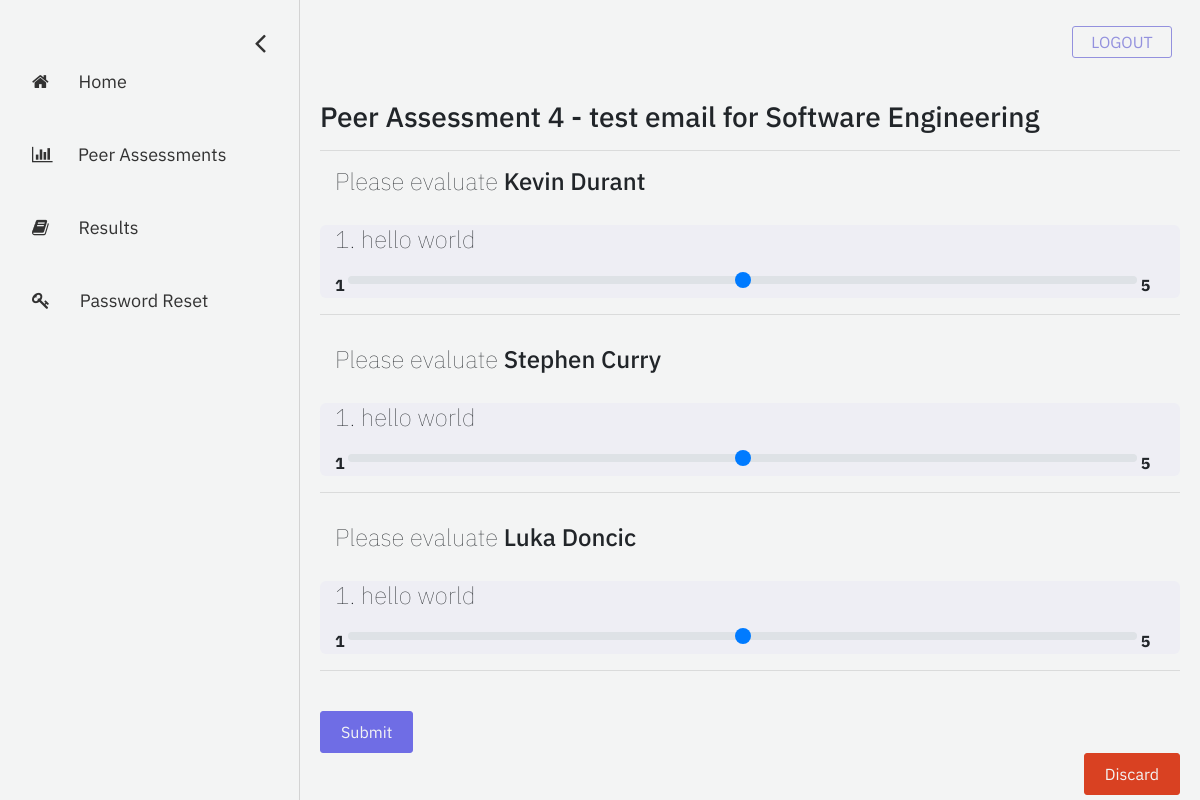
The page /student/answer-assessment/11/ (signed in) on the database its author committed.
### assessment/models.py (models this page shows, shortened)
class Assessment(models.Model):
    name = models.CharField("assessment name", max_length=255)
    description = models.TextField("description", max_length=512, blank=True)
    date_created = models.DateTimeField("date created", auto_now_add=True)
    start_date = models.DateField("start date")
    end_date = models.DateField("end date")
    open_status = models.BooleanField("open status", default=True)
    course = models.ForeignKey(Course, on_delete=models.CASCADE) # the course that this peer review belongs to
    questions = models.ManyToManyField(Question) # a set of Questions under this assessment
    result_sets = models.ManyToManyField(Result_set) # a set of Result_sets under this assessment
    completed_students = models.ManyToManyField(User, related_name="completed_students") # a set of Users who have completed this assessment

class Question(models.Model):
    TYPE_TEXT = 'Text'
    TYPE_Rating = 'Rating'
    ANSWER_TYPE = (
        (TYPE_TEXT, "Text"),
        (TYPE_Rating, "Rating"),
    )
    question_text = models.CharField(max_length=500)
    type_answer = models.CharField(max_length=6, choices=ANSWER_TYPE, default=TYPE_Rating)

### registration/models.py (models this page shows, shortened)
class Course(models.Model):
    course_name = models.CharField("course name", max_length=60)
    course_code = models.IntegerField("course code")
    section_number = models.SmallIntegerField("section number")
    year = models.SmallIntegerField("year of realization")
    semester_choices = (
        ('S', 'Spring'),
        ('F', 'Fall'),
    )
    semester = models.CharField("semester of realization", max_length = 1, choices = semester_choices)
    professors = models.ManyToManyField(User)
    students = models.ManyToManyField(User, related_name="students")

### account/models.py (models this page shows, shortened)
class User(AbstractBaseUser, PermissionsMixin):
    email = models.EmailField(
        verbose_name=_('email address'), max_length=255, unique=True
    )
    first_name = models.CharField(_('first name'), max_length=30, blank=True)
    last_name = models.CharField(_('last name'), max_length=150, blank=True)
    iris_roll = models.CharField(max_length = 8, unique=True)
    is_student = models.BooleanField(
        _('student status'),
        default=False,
        help_text=_(
            'Shows whether this user is a student. '
        ),
    )
    is_instructor = models.BooleanField(
        _('instructor status'),
        default=False,
        help_text=_(
            'Shows whether this user is a instructor. '
        ),
    )
    is_active = models.BooleanField(
        _('active'),
        default=True,
        help_text=_(
            'Designates whether this user should be treated as active. '
            'Unselect this instead of deleting accounts.'
        ),
    )
    is_staff = models.BooleanField(
        _('admin status'),
        default=False,
        help_text=_(
            'Designates whether the user can log into this admin site.'
        ),
    )
    date_joined = models.DateTimeField(
        _('date joined'), default=timezone.now
    )
    objects = UserManager()
    USERNAME_FIELD = 'email'
    REQUIRED_FIELDS = ['first_name', 'last_name', 'iris_roll', 'is_student', 'is_instructor']

### eval_student/views.py (the view)
# urls.py: path('answer-assessment/<int:assessment_id>/', views.answer_assessment, name='answer-assessment'),
def answer_assessment(request, assessment_id):
    assessment = Assessment.objects.get(pk=assessment_id) # the assessment object
    questions = assessment.questions.all() # set of questions in this assessment
    teams = Team.objects.filter(course=assessment.course) # set of teams in this course
    evaluated_team = None
    evaluated = []
    for team in teams:
        if request.user in team.student.all():
            evaluated_team = team
            for each in team.student.all():
                if each != request.user:
                    evaluated.append(each)
    context = {
        'assessment': assessment,
        'question_list': questions,
        'team': evaluated_team,
        'evaluated_list': evaluated,
    }
    return render(request, 'eval_student/answer-assessment.html', context=context)

### eval_student/templates/eval_student/answer-assessment.html (shortened to what this page needs)
{% extends 'eval_student/base-sidebar.html'%}
{% load static %}
{% block content%}
	<div id="main">
		<h3>{{ assessment.name }} for {{ assessment.course.course_name }}</h3>
		<hr>
		<form action="{% url 'submit_assessment' assessment_id=assessment.id %}" method="post"> {% csrf_token %}
			{% for student in evaluated_list %}
				<div class="container">
					<h4>Please evaluate <b style="font-weight: 500;">{{student.first_name}} {{student.last_name}}</b></h4>
				</div>
				{% for question in question_list %}
				<div class="container" style="background-color: rgba(107, 99, 255, 0.036); border-radius: 6px;">
					<h4 style="margin-bottom: 15px; margin-top: 30px;">{{forloop.counter}}. {{ question.question_text }}</h4>
					{% if question.type_answer == question.TYPE_Rating %}
						<div>
							<b>1</b>  <input style="width: 95%;" type="range" class="custom-range" min="1" max="5" step="1" id="q_@{{ student.eagle_id }}{{ question.id }}" name="q_@{{ student.eagle_id }}{{ question.id }}"> <b> 5</b>
						</div>
					{% else %}
						<textarea style="width: 95%;" rows="5" id="q_@{{ student.eagle_id }}{{ question.id }}" name="q_@{{ student.eagle_id }}{{ question.id }}"></textarea>
					{% endif %}
				</div>
				{% endfor %}
				<hr style="margin-bottom: 30px;">
			{% endfor %}
			<button style="margin-top: 10px;" type="submit" class="buttons purple">Submit</button>
		</form>
		<form>
				<button formaction="{% url 'peer-assessments' %}" class="buttons red float-right">Discard</button>
		</form>
	</div>
{% endblock %}

### eval_student/static/eval_student/css/base-sidebar.css (style rules this page uses)
body { font-family: 'IBM Plex Sans', sans-serif; background-color: #f3f4f4; }
#main { transition: margin-left .5s; padding: 20px; }
.buttons { -webkit-border-radius: 3px; -moz-border-radius: 3px; border-radius: 3px; line-height: 0px; color: #f3f4f4; padding: 20px; display: inline-block; cursor: pointer; text-align: center; text-decoration: none; }
.purple { border: 1px solid #6f6de5; background-color: #6f6de5; }
.red { border: 1px solid #d94122; background-color: #d94122; }

### eval_student/static/eval_student/css/peer-assessments.css (style rules this page uses)
h4 { font-weight: 80; margin-right: 5%; }

### rows shown on the page
Assessment: name "Peer Assessment 4 - test email", course.course_name "Software Engineering"
User: first_name "Kevin", last_name "Durant"
Question: question_text "hello world"
User: first_name "Stephen", last_name "Curry"
User: first_name "Luka", last_name "Doncic"
